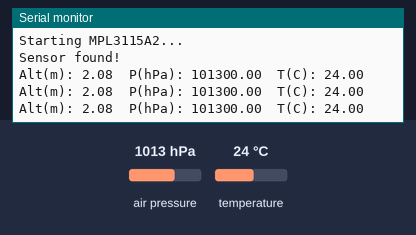
Bench run of a program on a simulated Arduino Uno R4 WiFi. Parts: the last lines printed to the serial monitor. The inputs (shaded band) are chosen by the test bench; at power-on: air pressure 1013 hPa, temperature 24 °C.

Above: at 3.3 s.
3.4 s: air pressure set to 952 hPa
At 4.0 s:
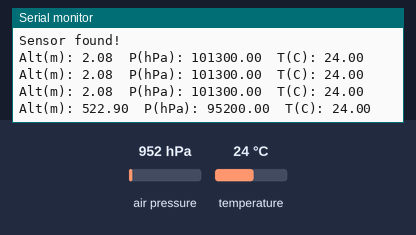
4.9 s: temperature set to 12 °C
At 5.5 s:
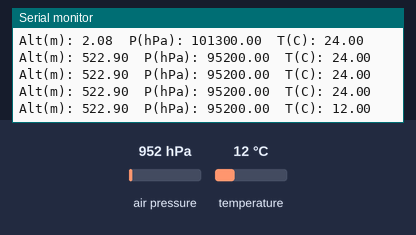
6.4 s: air pressure set to 975 hPa
At 7.0 s:
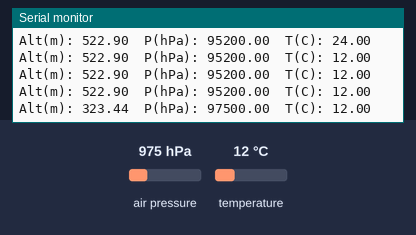
Timing chart, 0 to 9.4 s (numbered marks = the images above; inputs shaded):
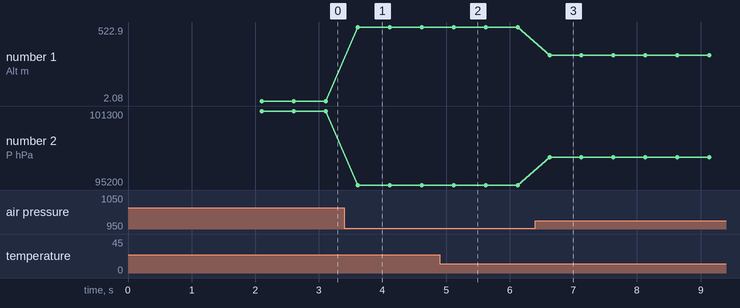

Measured:
- after the input at 3.4 s, the serial monitor: prints a new line after 0.21 s (image 1)
- after the input at 4.9 s, the serial monitor: prints a new line after 0.22 s (image 2)
- after the input at 6.4 s, the serial monitor: prints a new line after 0.23 s (image 3)
- plotted number 1: 2.08 → 522.9 after the input at 3.4 s, 522.9 → 323.44 after the input at 6.4 s
- plotted number 2: 101300 → 95200 after the input at 3.4 s, 95200 → 97500 after the input at 6.4 s

The program:

main.cpp
```cpp
#include <Arduino.h>
#include <Wire.h>
#include <Adafruit_MPL3115A2.h>

Adafruit_MPL3115A2 mpl;

void dataCollection();
void WireSetup();


void setup() {
  WireSetup();

}

void loop() {
  dataCollection();

}

void WireSetup(){
  Serial.begin(115200);
  delay(2000);

  Serial.println("Starting MPL3115A2...");

  // I2C explicit
  Wire.begin();
  delay(100);

  // while(!mpl.begin(&Wire)){
  //   Serial.println("Sensor not found (begin failed)");
  //   delay(100);
  //   Wire.begin();
  // }

  if (!mpl.begin(&Wire)) {
    Serial.println("Sensor not found (begin failed)");
    while (1) delay(10);
  }

  Serial.println("Sensor found!");

  // optional: setting sea level pressure for better altitude
  mpl.setSeaPressure(1013.25);
}

void dataCollection(){
  float alt = mpl.getAltitude();
  float pres = mpl.getPressure();
  float temp = mpl.getTemperature();

  Serial.print("Alt(m): "); Serial.print(alt, 2);
  Serial.print("  P(hPa): "); Serial.print(pres, 2);
  Serial.print("  T(C): "); Serial.println(temp, 2);

  delay(500);
}

// void setup() {
//   // put your setup code here, to run once:
//   // pinMode(13, OUTPUT);
//   Serial.begin(115200);
//   delay(2000);

//   Serial.println("Starting MPL3115A2...");

//   if (!mpl.begin()) {
//     Serial.println("Sensor not found");
//     while (1) delay(10);
//   }

//   Serial.println("Sensor found!");

// }

// void loop() {
//   // put your main code here, to run repeatedly:
//   // digitalWrite(13, HIGH);
//   // delay(1000);
//   // digitalWrite(13, LOW);
//   // delay(1000);
//   // exit(0);
//   Serial.print("Altitude: ");
//   Serial.println(mpl.getAltitude());
//   delay(500);
// }


// check to see serial monitor is compatible
// void setup() {
//   Serial.begin(115200);
//   delay(2000);
//   Serial.println("=== BOOT: setup reached ===");
// }

// void loop() {
//   Serial.println("tick");
//   delay(500);
// }
```

test.cpp
```cpp
// #include <Arduino.h>
// #include <Wire.h>

// static const uint8_t MPL_ADDR = 0x60;

// // Registers
// static const uint8_t REG_STATUS      = 0x00;
// static const uint8_t REG_OUT_P_MSB   = 0x01; // 0x01..0x03
// static const uint8_t REG_OUT_T_MSB   = 0x04; // 0x04..0x05
// static const uint8_t REG_WHOAMI      = 0x0C;
// static const uint8_t REG_PT_DATA_CFG = 0x13;
// static const uint8_t REG_BAR_IN_MSB  = 0x14; // sea level pressure input
// static const uint8_t REG_CTRL_REG1   = 0x26;

// // Bits/values
// static const uint8_t CTRL_SBYB   = 0x01;
// static const uint8_t CTRL_OST    = 0x02;
// static const uint8_t CTRL_RST    = 0x04;
// static const uint8_t CTRL_OS128  = 0x38;
// static const uint8_t CTRL_ALT    = 0x80; // 1 = altitude mode, 0 = pressure mode

// static const uint8_t PT_TDEFE = 0x01;
// static const uint8_t PT_PDEFE = 0x02;
// static const uint8_t PT_DREM  = 0x04;

// static bool write8(uint8_t reg, uint8_t val) {
//   Wire.beginTransmission(MPL_ADDR);
//   Wire.write(reg);
//   Wire.write(val);
//   return Wire.endTransmission(true) == 0;
// }

// static bool write16(uint8_t reg, uint16_t val) {
//   Wire.beginTransmission(MPL_ADDR);
//   Wire.write(reg);
//   Wire.write((uint8_t)(val >> 8));
//   Wire.write((uint8_t)(val & 0xFF));
//   return Wire.endTransmission(true) == 0;
// }

// static uint8_t read8(uint8_t reg) {
//   Wire.beginTransmission(MPL_ADDR);
//   Wire.write(reg);
//   if (Wire.endTransmission(false) != 0) return 0xFF;
//   Wire.requestFrom(MPL_ADDR, (uint8_t)1);
//   if (!Wire.available()) return 0xFF;
//   return Wire.read();
// }

// static bool readN(uint8_t startReg, uint8_t *buf, uint8_t n) {
//   Wire.beginTransmission(MPL_ADDR);
//   Wire.write(startReg);
//   if (Wire.endTransmission(false) != 0) return false;
//   uint8_t got = Wire.requestFrom(MPL_ADDR, n);
//   if (got != n) return false;
//   for (uint8_t i = 0; i < n; i++) buf[i] = Wire.read();
//   return true;
// }

// static bool setActive(bool active) {
//   uint8_t ctrl = read8(REG_CTRL_REG1);
//   if (ctrl == 0xFF) return false;
//   if (active) ctrl |= CTRL_SBYB;
//   else        ctrl &= (uint8_t)~CTRL_SBYB;
//   return write8(REG_CTRL_REG1, ctrl);
// }

// static bool setModeAltitude(bool altitudeMode) {
//   // Must be in standby to change ALT bit reliably
//   if (!setActive(false)) return false;

//   uint8_t ctrl = read8(REG_CTRL_REG1);
//   if (ctrl == 0xFF) return false;

//   if (altitudeMode) ctrl |= CTRL_ALT;
//   else              ctrl &= (uint8_t)~CTRL_ALT;

//   if (!write8(REG_CTRL_REG1, ctrl)) return false;
//   return setActive(true);
// }

// static bool startOneShot() {
//   uint8_t ctrl = read8(REG_CTRL_REG1);
//   if (ctrl == 0xFF) return false;

//   while (ctrl & CTRL_OST) {
//     delay(5);
//     ctrl = read8(REG_CTRL_REG1);
//     if (ctrl == 0xFF) return false;
//   }

//   ctrl |= CTRL_OST;
//   return write8(REG_CTRL_REG1, ctrl);
// }

// static bool dataReady() {
//   // PTDR bit = 0x08
//   uint8_t s = read8(REG_STATUS);
//   return (s & 0x08) != 0;
// }

// static bool initSensor() {
//   uint8_t who = read8(REG_WHOAMI);
//   if (who != 0xC4) return false;

//   // reset
//   if (!write8(REG_CTRL_REG1, CTRL_RST)) return false;
//   delay(10);
//   while (read8(REG_CTRL_REG1) & CTRL_RST) delay(10);

//   // oversample + default mode altitude (ALT bit set), standby for config
//   uint8_t ctrl = CTRL_OS128 | CTRL_ALT;
//   if (!write8(REG_CTRL_REG1, ctrl)) return false;

//   // enable data ready flags
//   if (!write8(REG_PT_DATA_CFG, (uint8_t)(PT_TDEFE | PT_PDEFE | PT_DREM))) return false;

//   // active
//   ctrl |= CTRL_SBYB;
//   if (!write8(REG_CTRL_REG1, ctrl)) return false;

//   return true;
// }

// static void setSeaLevelPressure_hPa(float hPa) {
//   // MPL uses 2 Pa per LSB in BAR_IN, and expects Pa.
//   // Adafruit does: bar = SLP * 50  (since hPa*100 Pa/hPa / 2 = hPa*50)
//   uint16_t bar = (uint16_t)(hPa * 50.0f);
//   write16(REG_BAR_IN_MSB, bar);
// }

// static float readTemperatureC() {
//   uint8_t b[2];
//   if (!readN(REG_OUT_T_MSB, b, 2)) return NAN;
//   int16_t t = (int16_t)((uint16_t)b[0] << 8 | b[1]);
//   return (float)t / 256.0f;
// }

// static float readAltitudeM() {
//   uint8_t b[3];
//   if (!readN(REG_OUT_P_MSB, b, 3)) return NAN;
//   int32_t alt = (int32_t)((uint32_t)b[0] << 24 | (uint32_t)b[1] << 16 | (uint32_t)b[2] << 8);
//   return (float)alt / 65536.0f;
// }

// static float readPressure_hPa() {
//   uint8_t b[3];
//   if (!readN(REG_OUT_P_MSB, b, 3)) return NAN;
//   uint32_t p = (uint32_t)b[0] << 16 | (uint32_t)b[1] << 8 | (uint32_t)b[2];
//   return (float)p / 6400.0f;
// }

// void setup() {
//   Serial.begin(115200);
//   delay(2000);

//   Wire.begin();

//   Serial.println("Init MPL3115A2 (Wire-only)...");
//   if (!initSensor()) {
//     Serial.print("Init failed, WHOAMI=0x");
//     Serial.println(read8(REG_WHOAMI), HEX);
//     while (1) delay(10);
//   }
//   Serial.println("Init OK!");

//   setSeaLevelPressure_hPa(1013.25f);
// }

// void loop() {
//   // ALTITUDE
//   setModeAltitude(true);
//   startOneShot();
//   uint32_t t0 = millis();
//   while (!dataReady()) {
//     if (millis() - t0 > 500) { Serial.println("ALT timeout"); return; }
//     delay(5);
//   }
//   float alt = readAltitudeM();
//   float temp = readTemperatureC();

//   // PRESSURE
//   setModeAltitude(false);
//   startOneShot();
//   t0 = millis();
//   while (!dataReady()) {
//     if (millis() - t0 > 500) { Serial.println("P timeout"); return; }
//     delay(5);
//   }
//   float pres = readPressure_hPa();

//   Serial.print("Alt(m): "); Serial.print(alt, 2);
//   Serial.print("  P(hPa): "); Serial.print(pres, 2);
//   Serial.print("  T(C): "); Serial.println(temp, 2);

//   delay(500);
// }
```

test2.cpp
```cpp
// #include <Arduino.h>
// #include <Wire.h>

// void setup() {
//   Wire.begin();
//   Serial.begin(115200);
//   while (!Serial);
//   Serial.println("\nI2C Scanner");
// }

// void loop() {
//   byte error, address;
//   int nDevices = 0;
//   Serial.println("Scanning...");
//   for (address = 1; address < 127; address++) {
//     Wire.beginTransmission(address);
//     error = Wire.endTransmission();
//     if (error == 0) {
//       Serial.print("I2C device found at address 0x");
//       if (address < 16) Serial.print("0");
//       Serial.print(address, HEX);
//       Serial.println(" !");
//       nDevices++;
//     }
//   }
//   if (nDevices == 0) Serial.println("No I2C devices found\n");
//   else Serial.println("done\n");
//   delay(5000);
// }
```
